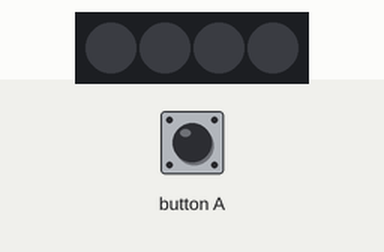
A program run on a simulated BBC micro:bit (MakeCode). Parts: 4 RGB LEDs in strip order, left to right. The inputs (shaded band) are chosen by the test bench. Dim RGB values are drawn brighter than linear.

Above: at 1.2 s.
1.3 s: button A pressed for 0.15 s
At 2.1 s:
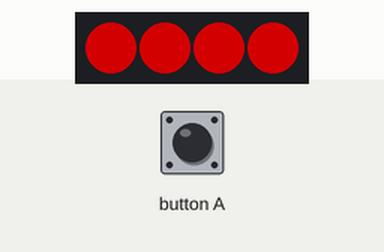
2.9 s: button A pressed for 0.15 s
At 4.2 s:
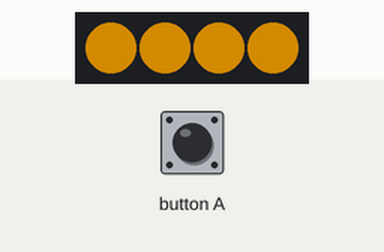
4.5 s: button A pressed for 0.15 s
At 5.6 s:
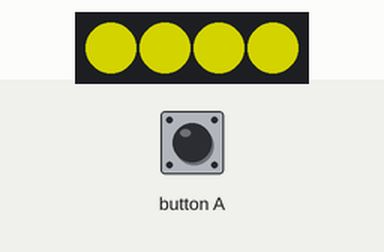
6.1 s: button A pressed for 0.15 s
At 6.7 s:
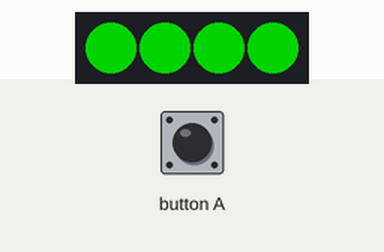
7.7 s: button A pressed 5 times (0.12 s each, 0.3 s apart)
At 9.7 s:
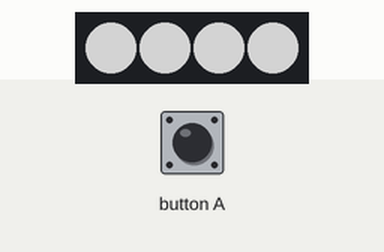
10.7 s: button A pressed for 0.15 s
At 11.9 s:
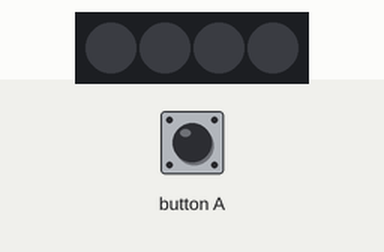
Timing chart, 0 to 13.3 s (numbered marks = the images above; inputs shaded):
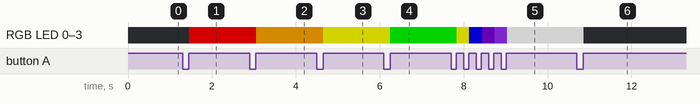

The program:

main.ts
```typescript
input.onButtonPressed(Button.A, function () {
    i += 1
    if (i > 10) {
        i = 0
    }
})
let i = 0
let leds = neopixel.create(DigitalPin.P16, 4, NeoPixelMode.RGB)
i = 0
basic.forever(function () {
    if (i == 1) {
        leds.showColor(neopixel.colors(NeoPixelColors.Red))
    } else if (i == 2) {
        leds.showColor(neopixel.colors(NeoPixelColors.Orange))
    } else if (i == 3) {
        leds.showColor(neopixel.colors(NeoPixelColors.Yellow))
    } else if (i == 4) {
        leds.showColor(neopixel.colors(NeoPixelColors.Green))
    } else if (i == 5) {
        leds.showColor(neopixel.colors(NeoPixelColors.Yellow))
    } else if (i == 6) {
        leds.showColor(neopixel.colors(NeoPixelColors.Blue))
    } else if (i == 7) {
        leds.showColor(neopixel.colors(NeoPixelColors.Indigo))
    } else if (i == 8) {
        leds.showColor(neopixel.colors(NeoPixelColors.Violet))
    } else if (i == 9) {
        leds.showColor(neopixel.colors(NeoPixelColors.White))
    } else {
        leds.showColor(neopixel.colors(NeoPixelColors.Black))
    }
})
```

test.ts
```typescript
// aquí va el archivo "tests"; esto no se compilará cuando este paquete se utilice como una extensión.
```

Measured:
- after the input at 1.3 s, RGB LED 0–3: off → RGB(127, 0, 0) after 0.16 s
- after the input at 2.9 s, RGB LED 0–3: RGB(127, 0, 0) → RGB(127, 82, 0) after 0.16 s
- after the input at 4.5 s, RGB LED 0–3: RGB(127, 82, 0) → RGB(127, 127, 0) after 0.16 s
- after the input at 6.1 s, RGB LED 0–3: RGB(127, 127, 0) → RGB(0, 127, 0) after 0.15 s
- after the input at 7.7 s, RGB LED 0–3: RGB(0, 127, 0) → RGB(127, 127, 0) after 0.13 s, → RGB(0, 0, 127) 0.30 s later, → RGB(37, 0, 65) 0.30 s later, → RGB(69, 21, 113) 0.30 s later, … (5 changes in this stretch)
- after the input at 10.7 s, RGB LED 0–3: RGB(127, 127, 127) → off after 0.17 s
